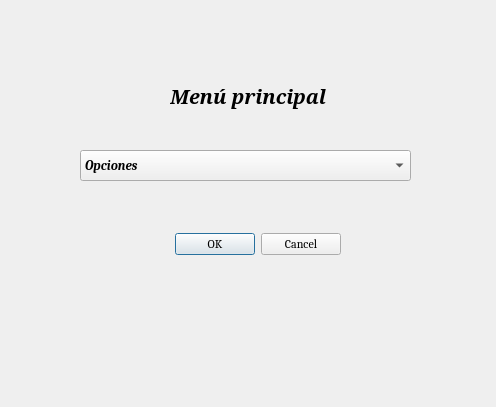
<?xml version="1.0" encoding="UTF-8"?>
<ui version="4.0">
 <class>Dialog</class>
 <widget class="QDialog" name="Dialog">
  <property name="geometry">
   <rect>
    <x>0</x>
    <y>0</y>
    <width>496</width>
    <height>407</height>
   </rect>
  </property>
  <property name="windowTitle">
   <string>Dialog</string>
  </property>
  <widget class="QComboBox" name="menu_admin">
   <property name="geometry">
    <rect>
     <x>80</x>
     <y>150</y>
     <width>331</width>
     <height>31</height>
    </rect>
   </property>
   <property name="font">
    <font>
     <family>Cambria</family>
     <pointsize>10</pointsize>
     <weight>75</weight>
     <italic>true</italic>
     <bold>true</bold>
    </font>
   </property>
   <item>
    <property name="text">
     <string>Opciones</string>
    </property>
   </item>
   <item>
    <property name="text">
     <string>Ver Residentes</string>
    </property>
   </item>
   <item>
    <property name="text">
     <string>Agregar Residente</string>
    </property>
   </item>
   <item>
    <property name="text">
     <string>Actualizar Datos</string>
    </property>
   </item>
   <item>
    <property name="text">
     <string>Estado Residente</string>
    </property>
   </item>
   <item>
    <property name="text">
     <string>Eliminar Residente</string>
    </property>
   </item>
  </widget>
  <widget class="QDialogButtonBox" name="boton_menuadmin">
   <property name="geometry">
    <rect>
     <x>140</x>
     <y>230</y>
     <width>201</width>
     <height>28</height>
    </rect>
   </property>
   <property name="font">
    <font>
     <family>Cambria</family>
    </font>
   </property>
   <property name="standardButtons">
    <set>QDialogButtonBox::Cancel|QDialogButtonBox::Ok</set>
   </property>
  </widget>
  <widget class="QLabel" name="label">
   <property name="geometry">
    <rect>
     <x>170</x>
     <y>70</y>
     <width>171</width>
     <height>51</height>
    </rect>
   </property>
   <property name="font">
    <font>
     <family>Garamond</family>
     <pointsize>15</pointsize>
     <weight>75</weight>
     <italic>true</italic>
     <bold>true</bold>
    </font>
   </property>
   <property name="text">
    <string>Menú principal</string>
   </property>
  </widget>
 </widget>
 <resources/>
 <connections/>
</ui>
